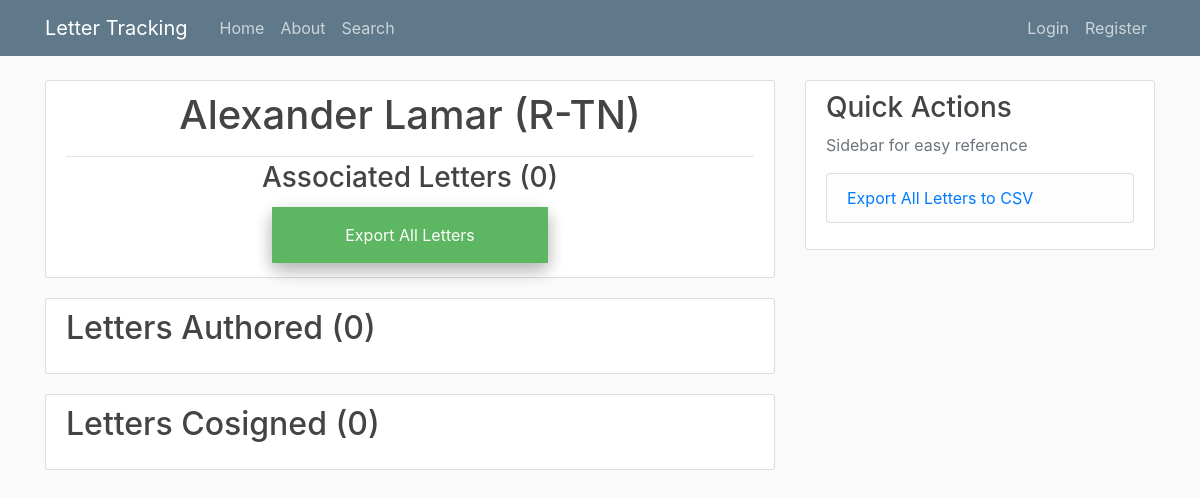
The app's page /legislator_letters/Alexander Lamar, older data.
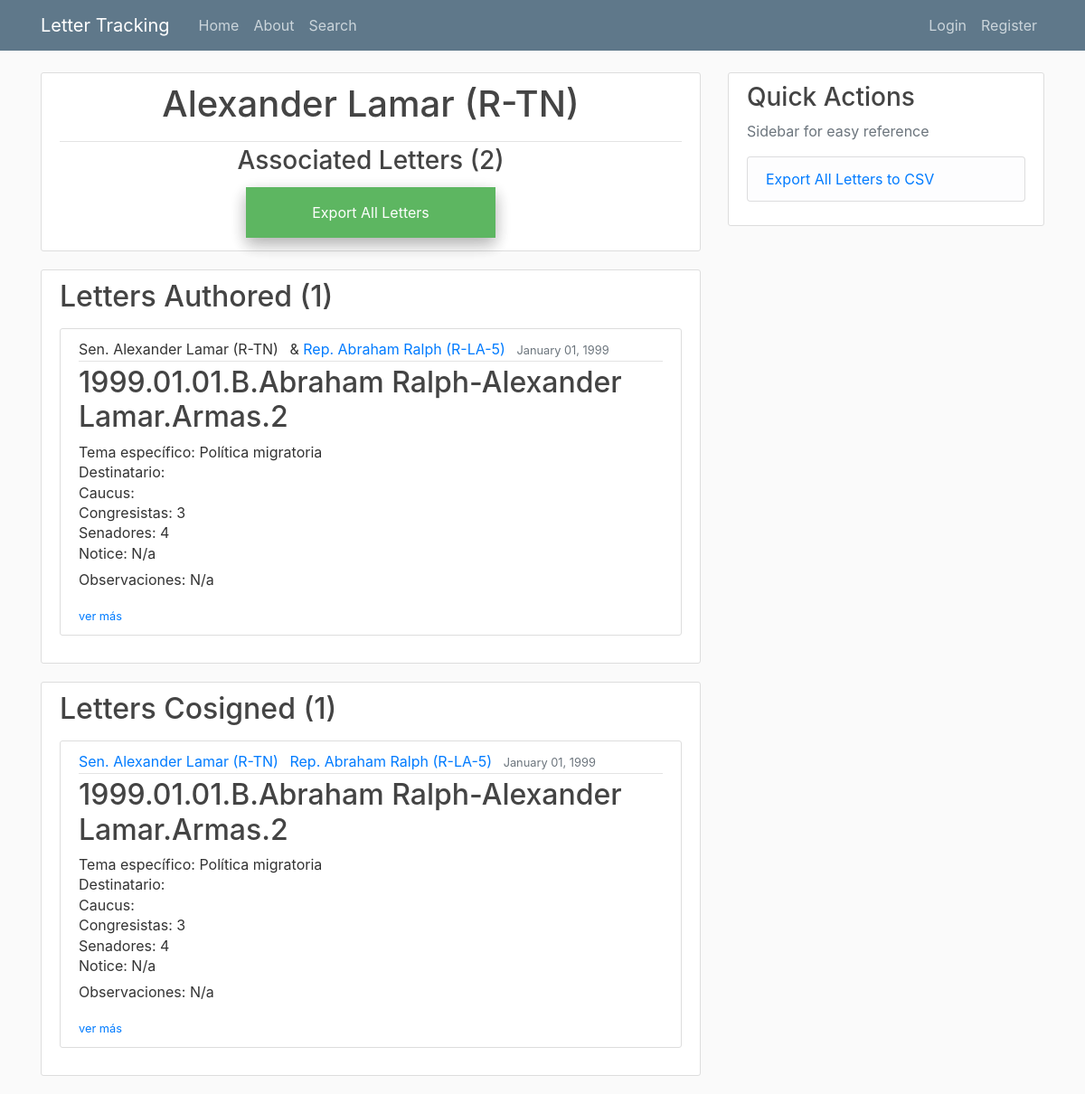
The same page, newer data.
### letter_tracking/models.py (models this page shows, shortened)
class Legislator(models.Model):
    class RepSen(models.TextChoices):
        REP = 'Rep.', _('Representative')
        SEN = 'Sen.', _('Senator')
    class PolParties(models.TextChoices):
        D = 'D', _('Democrat')
        R = 'R', _('Republican')
        I = 'I', _('Independent')
    name = models.CharField(max_length=100, default='None')
    state = models.CharField(max_length=30,
                            choices=STATES)
    district = models.CharField(max_length=10,\
                                choices=[('', 'N/a')] + list(zip_choices(['at large'] + list(map(lambda num: str(num), range(1,54))))),\
                                help_text='If politician is a Sentor, please select N/a')
    rep_or_sen = models.CharField(max_length=4,
                                 choices=RepSen.choices,
                                 verbose_name=_('Representative or Senator'))
    party = models.CharField(max_length=11,
                            choices=PolParties.choices)
    active = models.BooleanField()
    @property
    def title(self):
        return self.name + ' (' + self.party + '-' + self.state + '-' +  self.district +')' if self.rep_or_sen == 'Rep.'\
         else self.name + ' (' + self.party + '-' + self.state + ')'
    @property
    def full_title(self):
        return self.rep_or_sen + ' ' + self.title
    @property
    def letters_authored(self):
        authored = list(Letter.objects.filter(patrocinador_sen=self) | Letter.objects.filter(patrocinador_rep=self))
        return sorted(authored, key=lambda letter: (letter.fecha, letter.consecutive_number), reverse=True)
    @property
    def letters_cosigned(self):
        cosigns = {letter:list(letter.cosigners) for letter in Letter.objects.all() if letter.cosigners}
        cosigns = [letter for letter, signers in cosigns.items() if self.name in signers]
        return sorted(cosigns, key=lambda letter: (letter.fecha, letter.consecutive_number), reverse=True)
    @property
    def all_letters(self):
        return self.letters_authored + self.letters_cosigned
    @property
    def num_letters_authored(self):
        return len(self.letters_authored)
    @property
    def num_letters_cosigned(self):
        return len(self.letters_cosigned)
    @property
    def num_all_letters(self):
        return len(self.all_letters)

class Letter(models.Model):
    class PolParties(models.TextChoices):
        D = 'D', _('Democrat')
        R = 'R', _('Republican')
        I = 'I', _('Independent')
    class RepSen(models.TextChoices):
        REP = 'Rep.', _('Representative')
        SEN = 'Sen.', _('Senator')
    class Chamber(models.TextChoices):
        BI = 'B', _('Bicameral')
        S = 'S', _('Senado')
        C = 'C', _('Congreso')
    class Support(models.TextChoices):
        rep = 'Republicano', _('Republican')
        dem = 'Demócrata', _('Democrat')
        bi= 'Bipartidista', _('Bipartisan')
    class Sentiment(models.TextChoices):
        Pos = 1, _('Positive')
        Neut = 2, _('Neutral')
        Neg = 3, _('Negative')
    class Dummy(models.TextChoices):
        y = 1, _('Yes')
        n = 0, _('No')
    tema = models.ForeignKey(Topic,
                            on_delete=models.SET_NULL,
                            null=True
                            )
    tema_específico = models.ForeignKey(Specific_Topic,
                                        on_delete=models.SET_NULL,
                                        null=True
                                        )
    fecha = models.DateTimeField(help_text="Enter dates in <em>MM/DD/YYYY</em> format")
    descripción = models.TextField()
    favorable_a_MX = models.CharField(max_length=8,
                                    choices=Sentiment.choices,
                                    verbose_name=_('Positive for Mexico?')
                                    )
    mención_directa_a_MX = models.CharField(max_length=3,
                                    choices=Dummy.choices,
                                    verbose_name=_('Was Mexico directly mentioned?')
                                    )
    destinatario = MultiSelectField(choices=[('', 'N/a')] + list(zip_choices(list(map(lambda obj: obj.recipient_name, Recipient.objects.all())))),
                                default='None',
                                max_length=100
                                )
    other_destinatario_comments = models.TextField()
    caucus = MultiSelectField(choices=[('', 'N/a')] + list(zip_choices(list(map(lambda obj: obj.caucus_name, Caucus.objects.all())))),
                                default='None',
                                max_length=100
                                )
    legislatura = models.ForeignKey(Legislature,
                                    on_delete=models.SET_NULL,
                                    null=True
                                    )
    patrocinador_sen = models.ForeignKey(Legislator,
                                        limit_choices_to={'rep_or_sen': 'Sen.'},
                                        related_name='Senators',
                                        verbose_name=_('Senate Author'),
                                        on_delete=models.SET_NULL,
                                        null=True,
                                        blank=True
                                        )
    patrocinador_rep = models.ForeignKey(Legislator,
                                        limit_choices_to={'rep_or_sen': 'Rep.'},
                                        related_name='Representatives',
                                        verbose_name=_('House Author'),
                                        on_delete=models.SET_NULL,
                                        null=True,
                                        blank=True
                                        )
    cosigners = MultiSelectField(choices=zip_choices(list(map(lambda leg: leg.name, Legislator.objects.all()))),\
                                verbose_name=_('Copatrocinador/a'),
                                default='None',
                                max_length=1000
                                )
    date_posted = models.DateTimeField(default=timezone.now)
    posted_by = models.ForeignKey(User,
                                 on_delete=models.SET_NULL,
                                 null=True
                                 )
    observaciones =  models.TextField(default='N/a')
    acción = models.ForeignKey(Action,
                               on_delete=models.SET_NULL,
                               null=True
                               )
    notice = models.CharField(max_length=9,
                              verbose_name=_('If a notice was sent, specify the number'),
                              default='N/a'
                              )
    @property
    def authors(self):
        auths = [leg for leg in [self.patrocinador_rep, self.patrocinador_sen] if leg]
        return auths if auths else []
    @property
    def two_authors(self):
        return True if len(self.authors) == 2 else False
    @property
    def sen_author(self):
        return True if self.patrocinador_sen else False
    @property
    def rep_author(self):
        return True if self.patrocinador_rep else False
    @property
    def cámara(self):
        return classify_letter(self, 'rep_or_sen', "Sen.", ["Senado", "Cámara", "Bicameral"])
    @property
    def consecutive_number(self):
        daily_order = list(Letter.objects.filter(fecha=self.fecha).order_by('fecha'))
        return daily_order.index(self) + 1
    @property
    def title(self):
        if not self.authors:
            name = 'NO LEGISLATOR SELECTED: UPDATE LETTER'
        else:
            name = '-'.join(obj_list_to_attr(self.authors, 'name'))
        return str(self.fecha)[:10].replace('-', '.') + '.' + str(self.cámara)[0] +\
                '.' + name + '.' + str(self.tema) + '.' + str(self.consecutive_number)
    @property
    def num_reps_sens(self):
        if not self.authors:
            return 0, 0
        auths = obj_list_to_attr(self.authors, 'name') #list of name strings
        signers = auths + ', '.join(self.cosigners).split(', ') #larger list of name strings
        if not self.cosigners:
            sen_rep = obj_list_to_attr(self.authors, 'rep_or_sen')
            if len(sen_rep) == 1:
                return (1, 0) if [sen_rep] == 'Sen.' else (0, 1)
            elif len(sen_rep) == 2:
                return sen_rep.count('Sen.'), sen_rep.count('Rep.')
        sen_rep = list(map(lambda name_: Legislator.objects.filter(name=name_).first().rep_or_sen, signers))
        return sen_rep.count('Sen.'), sen_rep.count('Rep.')
    @property
    def num_sens(self):
        return self.num_reps_sens[0]
    @property
    def num_reps(self):
        return self.num_reps_sens[1]

class Specific_Topic(models.Model):
    specific_topic_name =  models.CharField(max_length=25)
    def __str__(self):
        return self.specific_topic_name

### letter_tracking/views.py (the view)
# urls.py: path('legislator_letters/<str:name>', LegLetterView.as_view(), name='legislator-letters'),
class LegLetterView(ListView):
    model = Legislator
    template_name = 'letter_tracking/legislator_letters.html'
    context_object_name = 'politician'
    def get_queryset(self):
        return get_object_or_404(Legislator, name=self.kwargs.get('name'))

### letter_tracking/templates/letter_tracking/legislator_letters.html (shortened to what this page needs)
{%extends "letter_tracking/base.html" %}
{% block content %}
<article class="media content-section">
    <div class="media-body">
        <div class="article-metadata">
    <h1 style="text-align:center" class="mb-3">{{ politician.title }} </h1>
        </div>
    <h3 style="text-align:center">Associated Letters ({{ politician.num_all_letters }})</h3>
    <form style="text-align: center;" action="{% url 'export-data-leg' politician.name %}">
        <input type="submit" value="Export All Letters" />
    </form>
</div>
</article>
<article class="media content-section">
    <div class="media-body">
    <h2 class="mb-3">Letters Authored ({{politician.num_letters_authored}})</h1>
    {% if politician.letters_authored%}
        {% for letter in politician.letters_authored %}
            <article class="media content-section">
                <div class="media-body">
                    <div class="article-metadata">
                        {% if letter.sen_author %}
                            {% if letter.patrocinador_sen == politician %}
                            <a class="mr-2">{{letter.patrocinador_sen.full_title}}</a>
                            {% else %}
                            <a class="mr-2" href="{% url 'legislator-letters' letter.patrocinador_sen.name %}">{{letter.patrocinador_sen.full_title}}</a>
                            {% endif %}
                        {% endif %}
                        {% if letter.two_authors %}
                        <a>&</a>
                        {% endif %}
                        {% if letter.rep_author %}
                            {% if letter.patrocinador_rep == politician %}
                            <a class="mr-2">{{letter.patrocinador_rep.full_title}}</a>
                            {% else %}
                            <a class="mr-2" href="{% url 'legislator-letters' letter.patrocinador_rep.name %}">{{letter.patrocinador_rep.full_title}}</a>
                            {% endif %}
                        {% endif %}
                        <small class="text-muted">{{ letter.fecha | date:"F d, Y" }}</small>
                    </div>
                    <h2><a class="article-title">{{ letter.title }}</a></h2>
                    <p class="article-content" style="line-height:.4">Tema específico: {{ letter.tema_específico }}</p>
                    <p class="article-content" style="line-height:.4">Destinatario: {{ letter.destinatario }}</p>
                    <p class="article-content" style="line-height:.4">Caucus: {{ letter.caucus }}</p>
                    <p class="article-content" style="line-height:.4">Congresistas: {{ letter.num_reps }}</p>
                    <p class="article-content" style="line-height:.4">Senadores: {{ letter.num_sens }}</p>
                    <p class="article-content" style="line-height:.4">Notice: {{ letter.notice }}</p>
                    {% if letter.observaciones %}
                    <p class="article-content" style="line-height:1.3">Observaciones: {{ letter.observaciones }}</p>
                    {% endif %}
                    <div> <small> <a  href="{% url 'letter-detail' letter.id%}">ver más</a></small></div>
                </div>
            </article>
        {% endfor %}
    {% endif %}
    </div>
</article>
<article class="media content-section">
    <div class="media-body">
    <h2 class="mb-3">Letters Cosigned ({{politician.num_letters_cosigned}})</h1>
    {% if politician.letters_cosigned %}
        {% for letter in politician.letters_cosigned %}
        <article class="media content-section">
            <div class="media-body">
                <div class="article-metadata">
                    {% if letter.sen_author %}
                        <a class="mr-2" href="{% url 'legislator-letters' letter.patrocinador_sen.name %}">{{letter.patrocinador_sen.full_title}}</a>
                    {% endif %}
                    {% if letter.rep_author %}
                        <a class="mr-2" href="{% url 'legislator-letters' letter.patrocinador_rep.name %}">{{letter.patrocinador_rep.full_title}}</a>
                    {% endif %}
                    <small class="text-muted">{{ letter.fecha | date:"F d, Y" }}</small>
                </div>
                <h2><a class="article-title">{{ letter.title }}</a></h2>
                <p class="article-content" style="line-height:.4">Tema específico: {{ letter.tema_específico }}</p>
                <p class="article-content" style="line-height:.4">Destinatario: {{ letter.destinatario }}</p>
                <p class="article-content" style="line-height:.4">Caucus: {{ letter.caucus }}</p>
                <p class="article-content" style="line-height:.4">Congresistas: {{ letter.num_reps }}</p>
                <p class="article-content" style="line-height:.4">Senadores: {{ letter.num_sens }}</p>
                <p class="article-content" style="line-height:.4">Notice: {{ letter.notice }}</p>
                {% if letter.observaciones %}
                <p class="article-content" style="line-height:1.3">Observaciones: {{ letter.observaciones }}</p>
                {% endif %}
                <div> <small> <a  href="{% url 'letter-detail' letter.id%}">ver más</a></small></div>
            </div>
        </article>
        {% endfor %}
    {% endif %}
    </div>
</article>
{% endblock content %}

Row changes from the older to the newer data that the page shows:
computed for Legislator "Alexander Lamar (R-TN)": num_all_letters "0" → "2"; num_letters_authored "0" → "1"
added Letter: patrocinador_sen.full_title "Sen. Alexander Lamar (R-TN)", patrocinador_rep.full_title "Rep. Abraham Ralph (R-LA-5)", fecha "January 01, 1999", title "1999.01.01.B.Abraham Ralph-Alexander Lamar.Armas.2", tema_específico "Política migratoria", num_reps "3", num_sens "4", notice "N/a", observaciones "N/a"
changed Letter (number 2 of 2 on the later page): num_letters_cosigned "0" → "1"
